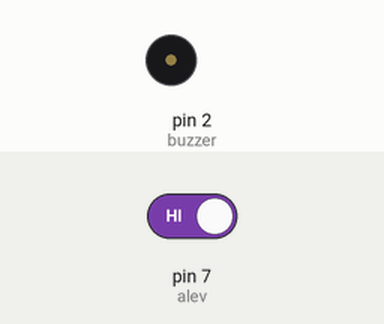
Recording of a sketch running on a simulated Arduino Uno, built with avr-gcc and run on an emulated ATmega328P. Parts: buzzer (waves = sounding). The inputs (shaded band) are chosen by the test bench; at power-on: pin 7 (alev) HIGH.

Above: at 1.2 s.
1.3 s: pin 7 (alev) driven LOW
At 1.75 s:
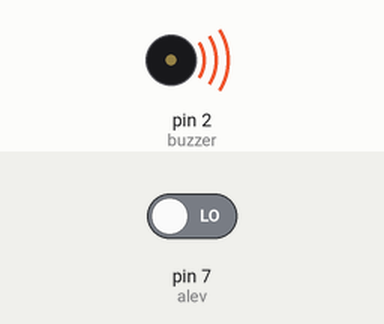
Timing chart, 0 to 10.3 s (numbered marks = the images above; inputs shaded):
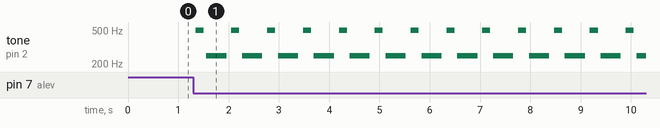

The sketch:

buzzer_siren.ino
```cpp
int buzzer = 2; // set the buzzer control digital IO pin
int alev=7;
void setup() {
  pinMode(alev,INPUT);
  pinMode(buzzer, OUTPUT); // set pin 8 as output
}

void loop() {

  if(digitalRead(alev)==LOW)
  {
  for (int i = 0; i < 80; i++) {  // make a sound
    digitalWrite(buzzer, HIGH); // send high signal to buzzer
    delay(1); // delay 1ms
    digitalWrite(buzzer, LOW); // send low signal to buzzer
    delay(1);
  }
    delay(50);
  for (int j = 0; j < 100; j++) { //make another sound
    digitalWrite(buzzer, HIGH);
    delay(2); // delay 2ms
    digitalWrite(buzzer, LOW);
    delay(2);
  }
  delay(100);
}
else
{
  digitalWrite(buzzer,HIGH);
}
}
```

Measured:
- after the input at 1.3 s, tone on pin 2 (buzzer): silent → 496 Hz after 0.05 s, then repeats every 0.71 s: silent 0.05 s, 249 Hz 0.40 s, silent 0.10 s, 496 Hz 0.16 s
